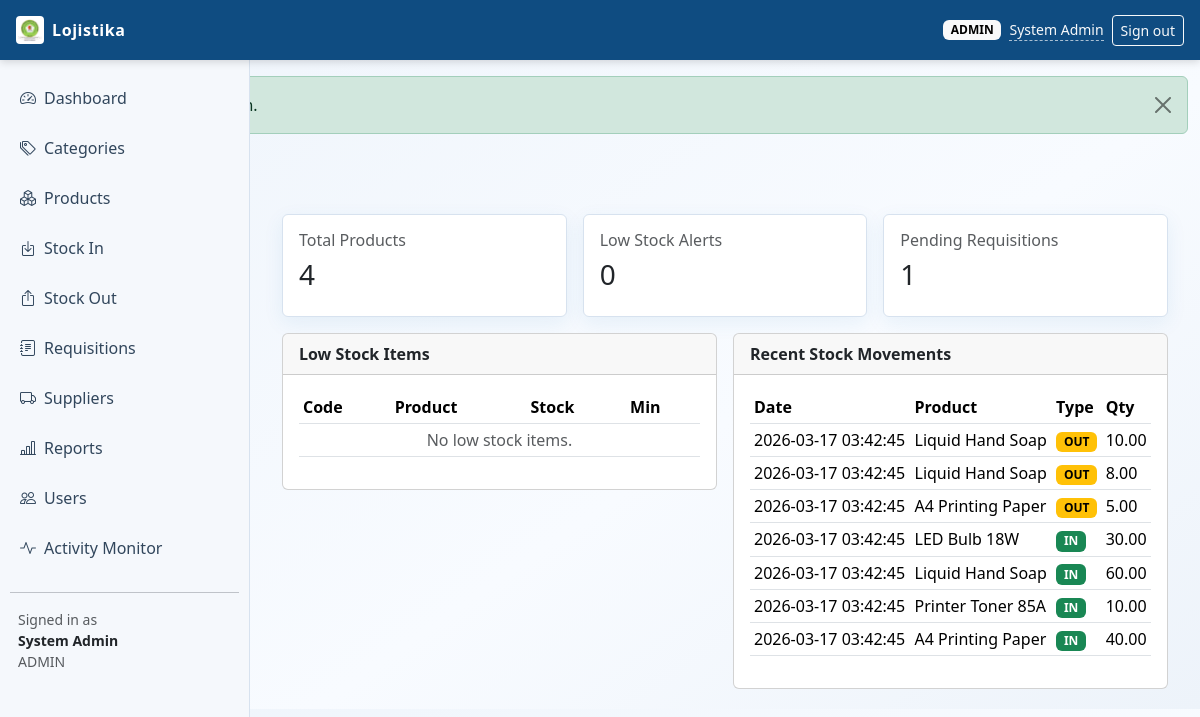
Page /index.php?page=dashboard (signed in) on the committed database.
### tables this page shows
CREATE TABLE stock_movements (
    id INT UNSIGNED AUTO_INCREMENT PRIMARY KEY,
    product_id INT UNSIGNED NOT NULL,
    movement_type ENUM('in', 'out') NOT NULL,
    quantity DECIMAL(12,2) NOT NULL,
    unit_cost DECIMAL(12,2) NOT NULL DEFAULT 0,
    reference_type ENUM('purchase', 'donation', 'adjustment', 'requisition', 'distribution', 'return') NOT NULL DEFAULT 'adjustment',
    reference_id INT UNSIGNED NULL,
    remarks VARCHAR(255) NULL,
    performed_by INT UNSIGNED NULL,
    created_at TIMESTAMP NOT NULL DEFAULT CURRENT_TIMESTAMP,
    CONSTRAINT chk_stock_movements_quantity CHECK (quantity > 0),
    CONSTRAINT fk_stock_movements_product FOREIGN KEY (product_id) REFERENCES products(id) ON DELETE RESTRICT,
    CONSTRAINT fk_stock_movements_user FOREIGN KEY (performed_by) REFERENCES users(id) ON DELETE SET NULL,
    INDEX idx_stock_movements_product_date (product_id, created_at),
    INDEX idx_stock_movements_reference (reference_type, reference_id)
);

CREATE TABLE products (
    id INT UNSIGNED AUTO_INCREMENT PRIMARY KEY,
    category_id INT UNSIGNED NOT NULL,
    supplier_id INT UNSIGNED NULL,
    code VARCHAR(50) NOT NULL,
    name VARCHAR(150) NOT NULL,
    unit ENUM('unit', 'liter', 'box', 'kg', 'pack') NOT NULL DEFAULT 'unit',
    min_stock DECIMAL(12,2) NOT NULL DEFAULT 0,
    is_active TINYINT(1) NOT NULL DEFAULT 1,
    created_by INT UNSIGNED NULL,
    updated_by INT UNSIGNED NULL,
    created_at TIMESTAMP NOT NULL DEFAULT CURRENT_TIMESTAMP,
    updated_at TIMESTAMP NOT NULL DEFAULT CURRENT_TIMESTAMP ON UPDATE CURRENT_TIMESTAMP,
    CONSTRAINT uq_products_code UNIQUE (code),
    CONSTRAINT fk_products_category FOREIGN KEY (category_id) REFERENCES categories(id) ON DELETE RESTRICT,
    CONSTRAINT fk_products_supplier FOREIGN KEY (supplier_id) REFERENCES suppliers(id) ON DELETE SET NULL,
    CONSTRAINT fk_products_created_by FOREIGN KEY (created_by) REFERENCES users(id) ON DELETE SET NULL,
    CONSTRAINT fk_products_updated_by FOREIGN KEY (updated_by) REFERENCES users(id) ON DELETE SET NULL
);

### config/helpers.php (called while the page is built, shortened)
<?php
require_once __DIR__ . '/db_connect.php';
function db(): mysqli
{
    return db_connect();
}
function h(?string $value): string
{
    return htmlspecialchars((string) $value, ENT_QUOTES, 'UTF-8');
}
function get_flash(): ?array
{
    $flash = $_SESSION['flash'];
    return $flash;
}
function current_user(): ?array
{
    return $_SESSION['user'] ?? null;
}
function has_role(array $roles): bool
{
    $user = current_user();
    return in_array($user['role'], $roles, true);
}
function app_base_path(): string
{
    $scriptName = str_replace('\\', '/', (string) ($_SERVER['SCRIPT_NAME'] ?? '/index.php'));
    $basePath = rtrim(str_replace('\\', '/', dirname($scriptName)), '/');
    return $basePath === '' ? '' : $basePath;
}
function asset_url(string $relativePath): string
{
    $cleanPath = ltrim(str_replace('\\', '/', $relativePath), '/');
    $basePath = app_base_path();
    $assetPath = $basePath . '/' . $cleanPath;
    $fullPath = dirname(__DIR__) . DIRECTORY_SEPARATOR . str_replace('/', DIRECTORY_SEPARATOR, $cleanPath);
    $version = is_file($fullPath) ? (string) filemtime($fullPath) : null;
    return $version ? $assetPath . '?v=' . rawurlencode($version) : $assetPath;
}

### config/db_connect.php (called while the page is built, shortened)
<?php
function env_value(array $keys, string $default = ''): string
{
    return $default;
}
function file_db_config(): array
{
    $filePath = __DIR__ . DIRECTORY_SEPARATOR . 'db_credentials.php';
    if (!is_file($filePath)) {
        return [];
    }
    $config = require $filePath;
    return is_array($config) ? $config : [];
}
function db_config(): array
{
    $fileConfig = file_db_config();
    return [
        'host' => env_value(['DB_HOST', 'MYSQL_HOST', 'DATABASE_HOST'], (string) ($fileConfig['host'] ?? '127.0.0.1')),
        'port' => (int) env_value(['DB_PORT', 'MYSQL_PORT', 'DATABASE_PORT'], (string) ($fileConfig['port'] ?? '3306')),
        'user' => env_value(['DB_USER', 'MYSQL_USER', 'DATABASE_USER'], (string) ($fileConfig['user'] ?? 'root')),
        'pass' => env_value(['DB_PASS', 'MYSQL_PASSWORD', 'DATABASE_PASSWORD'], (string) ($fileConfig['pass'] ?? '')),
        'name' => env_value(['DB_NAME', 'MYSQL_DATABASE', 'DATABASE_NAME'], (string) ($fileConfig['name'] ?? 'logistics_lms')),
    ];
}
function db_connect(): mysqli
{
    static $conn = null;
    if ($conn instanceof mysqli) {
        return $conn;
    }
    $cfg = db_config();
    try {
        $conn = new mysqli($cfg['host'], $cfg['user'], $cfg['pass'], $cfg['name'], $cfg['port']);
    } catch (mysqli_sql_exception $e) {
        http_response_code(500);
        if (stripos($e->getMessage(), 'Unknown database') !== false) {
            $sqlFile = dirname(__DIR__) . DIRECTORY_SEPARATOR . 'database.sql';
            $message = 'Database "' . $cfg['name'] . '" does not exist. Import the project SQL file first.';
            if (is_file($sqlFile)) {
                $message .= ' Expected file: ' . $sqlFile;
            }
            exit($message);
        }
        if (stripos($e->getMessage(), 'Access denied for user') !== false) {
            $configFile = __DIR__ . DIRECTORY_SEPARATOR . 'db_credentials.php';
            $message = 'Database login failed for user "' . $cfg['user'] . '" at host "' . $cfg['host'] . '".';
            $message .= ' Set hosting credentials via environment variables or create: ' . $configFile;
            exit($message);
        }
        exit('Database connection failed: ' . $e->getMessage());
    }
    $conn->set_charset('utf8mb4');
    return $conn;
}

### modules/dashboard/index.php (the view, shortened to what this page needs)
<?php
$sqlTotals = "SELECT
    (SELECT COUNT(*) FROM products WHERE is_active = 1) AS total_products,
    (SELECT COUNT(*) FROM requisitions WHERE status = 'pending') AS pending_requisitions";
$totals = db()->query($sqlTotals)->fetch_assoc();
$lowStockSql = "SELECT p.id, p.code, p.name, p.min_stock,
    COALESCE(SUM(CASE WHEN sm.movement_type = 'in' THEN sm.quantity ELSE -sm.quantity END), 0) AS current_stock
    FROM products p
    LEFT JOIN stock_movements sm ON sm.product_id = p.id
    WHERE p.is_active = 1
    GROUP BY p.id, p.code, p.name, p.min_stock
    HAVING current_stock <= p.min_stock
    ORDER BY current_stock ASC
    LIMIT 10";
$lowStockItems = db()->query($lowStockSql);
$recentMovementsSql = "SELECT sm.created_at, p.name AS product_name, sm.movement_type, sm.quantity, sm.reference_type, u.full_name
    FROM stock_movements sm
    INNER JOIN products p ON p.id = sm.product_id
    LEFT JOIN users u ON u.id = sm.performed_by
    ORDER BY sm.id DESC
    LIMIT 10";
$recentMovements = db()->query($recentMovementsSql);
?>
<div class="container-fluid">
    <div class="row g-3 mb-3">
        <div class="col-md-4">
            <div class="card stat-card">
                <div class="card-body">
                    <h6 class="text-muted">Total Products</h6>
                    <h3><?= (int) $totals['total_products'] ?></h3>
                </div>
            </div>
        </div>
        <div class="col-md-4">
            <div class="card stat-card">
                <div class="card-body">
                    <h6 class="text-muted">Low Stock Alerts</h6>
                    <h3><?= (int) $lowStockItems->num_rows ?></h3>
                </div>
            </div>
        </div>
        <div class="col-md-4">
            <div class="card stat-card">
                <div class="card-body">
                    <h6 class="text-muted">Pending Requisitions</h6>
                    <h3><?= (int) $totals['pending_requisitions'] ?></h3>
                </div>
            </div>
        </div>
    </div>
    <div class="row g-3">
        <div class="col-lg-6">
            <div class="card">
                <div class="card-header fw-semibold">Low Stock Items</div>
                <div class="card-body table-responsive">
                    <table class="table table-sm align-middle">
                        <thead>
                        <tr>
                            <th>Code</th>
                            <th>Product</th>
                            <th>Stock</th>
                            <th>Min</th>
                        </tr>
                        </thead>
                        <tbody>
                        <?php if ($lowStockItems->num_rows === 0): ?>
                            <tr><td colspan="4" class="text-center text-muted">No low stock items.</td></tr>
                        <?php endif; ?>
                        </tbody>
                    </table>
                </div>
            </div>
        </div>
        <div class="col-lg-6">
            <div class="card">
                <div class="card-header fw-semibold">Recent Stock Movements</div>
                <div class="card-body table-responsive">
                    <table class="table table-sm align-middle">
                        <thead>
                        <tr>
                            <th>Date</th>
                            <th>Product</th>
                            <th>Type</th>
                            <th>Qty</th>
                        </tr>
                        </thead>
                        <tbody>
                        <?php while ($row = $recentMovements->fetch_assoc()): ?>
                            <tr>
                                <td><?= h($row['created_at']) ?></td>
                                <td><?= h($row['product_name']) ?></td>
                                <td>
                                    <span class="badge <?= $row['movement_type'] === 'in' ? 'text-bg-success' : 'text-bg-warning' ?>">
                                        <?= strtoupper(h($row['movement_type'])) ?>
                                    </span>
                                </td>
                                <td><?= h((string) $row['quantity']) ?></td>
                            </tr>
                        <?php endwhile; ?>
                        </tbody>
                    </table>
                </div>
            </div>
        </div>
    </div>
</div>

### parts/header.php (shortened to what this page needs)
<?php
$flash = get_flash();
$user = current_user();
?>
<!DOCTYPE html>
<html lang="en">
<head>
    <link href="https://cdn.jsdelivr.net/npm/bootstrap@5.3.3/dist/css/bootstrap.min.css" rel="stylesheet">
    <link href="https://cdn.jsdelivr.net/npm/bootstrap-icons@1.11.3/font/bootstrap-icons.css" rel="stylesheet">
    <link href="<?= h(asset_url('assets/css/style.css')) ?>" rel="stylesheet">
</head>
<body>
    <header class="header fixed-top d-flex align-items-center justify-content-between px-3">
        <a href="index.php?page=<?= $user ? 'dashboard' : 'login' ?>"
            class="brand d-flex align-items-center text-decoration-none">
            <img src="<?= h(asset_url('assets/img/aifaesa.png')) ?>" alt="AIFAESA Logo" class="brand-logo me-2">
            <span>Lojistika</span>
        </a>
        <div class="d-flex align-items-center gap-2">
            <?php if ($user): ?>
            <span class="badge text-bg-light text-uppercase"><?= h($user['role']) ?></span>
            <a class="small text-light user-name-link" href="index.php?page=change_password" title="Change password"><?= h($user['full_name']) ?></a>
            <a class="btn btn-sm btn-outline-light" href="index.php?action=logout">Sign out</a>
            <?php else: ?>
            <span class="small text-light">Please sign in</span>
            <?php endif; ?>
        </div>
    </header>
    <?php if ($flash): ?>
    <div class="container-fluid mt-header">
        <div class="alert alert-<?= h($flash['type']) ?> alert-dismissible fade show" role="alert">
            <button type="button" class="btn-close" data-bs-dismiss="alert"></button>
        </div>
    </div>
    <?php endif; ?>

### index.php (shortened to what this page needs)
<?php
require_once __DIR__ . '/config/helpers.php';
$page = $_GET['page'] ?? '';
$target = null;
switch ($page) {
    case 'dashboard':
        $target = __DIR__ . '/modules/dashboard/index.php';
        break;
}
require __DIR__ . '/parts/header.php';
if ($page !== 'login') {
    require __DIR__ . '/parts/sidebar.php';
    echo '<main id="main" class="main">';
    if ($target && file_exists($target)) {
        require $target;
    } else {
        echo '<div class="alert alert-danger">Page not found.</div>';
    }
    echo '</main>';
}
require __DIR__ . '/parts/footer.php';

### parts/sidebar.php
<?php $user = current_user(); ?>
<?php $canManageInventory = has_role(['admin', 'warehouse']); ?>
<aside id="sidebar" class="sidebar">
    <ul class="nav flex-column">
        <li class="nav-item"><a class="nav-link" href="index.php?page=dashboard"><i class="bi bi-speedometer2 me-2"></i>Dashboard</a></li>
        <?php if ($canManageInventory): ?>
            <li class="nav-item"><a class="nav-link" href="index.php?page=categories"><i class="bi bi-tags me-2"></i>Categories</a></li>
            <li class="nav-item"><a class="nav-link" href="index.php?page=products"><i class="bi bi-boxes me-2"></i>Products</a></li>
            <li class="nav-item"><a class="nav-link" href="index.php?page=stock_in"><i class="bi bi-box-arrow-in-down me-2"></i>Stock In</a></li>
            <li class="nav-item"><a class="nav-link" href="index.php?page=stock_out"><i class="bi bi-box-arrow-up me-2"></i>Stock Out</a></li>
        <?php endif; ?>
        <li class="nav-item"><a class="nav-link" href="index.php?page=requisitions"><i class="bi bi-journal-text me-2"></i>Requisitions</a></li>
        <?php if ($canManageInventory): ?>
            <li class="nav-item"><a class="nav-link" href="index.php?page=suppliers"><i class="bi bi-truck me-2"></i>Suppliers</a></li>
            <li class="nav-item"><a class="nav-link" href="index.php?page=reports"><i class="bi bi-bar-chart-line me-2"></i>Reports</a></li>
        <?php endif; ?>
        <?php if (has_role(['admin'])): ?>
            <li class="nav-item"><a class="nav-link" href="index.php?page=users"><i class="bi bi-people me-2"></i>Users</a></li>
            <li class="nav-item"><a class="nav-link" href="index.php?page=activity_monitor"><i class="bi bi-activity me-2"></i>Activity Monitor</a></li>
        <?php endif; ?>
    </ul>
    <hr>
    <div class="px-2 small text-muted">
        Signed in as
        <div class="fw-semibold text-dark"><?= h($user['full_name'] ?? 'Unknown User') ?></div>
        <div class="text-uppercase"><?= h($user['role'] ?? 'unknown') ?></div>
    </div>
</aside>

### parts/footer.php (shortened to what this page needs)
</body>
</html>

### assets/css/style.css (style rules this page uses)
:root { --lms-header: #0f4c81; --lms-sidebar: #f5f8fc; --lms-accent: #1f6fb2; --lms-text: #1c2733; --lms-border: #d7e2ef; }
body { font-family: "Segoe UI", Tahoma, Geneva, Verdana, sans-serif; background: linear-gradient(145deg, #eef4fb 0%, #f8fbff 60%, #edf3fa 100%); color: var(--lms-text); }
.header { height: 60px; background: var(--lms-header); color: #fff; box-shadow: 0 2px 8px rgba(0, 0, 0, 0.15); z-index: 1030; }
.brand { color: #fff; font-weight: 700; letter-spacing: 0.6px; }
.user-name-link { text-decoration: none; border-bottom: 1px dashed rgba(255, 255, 255, 0.65); }
.brand-logo { width: 28px; height: 28px; object-fit: contain; border-radius: 4px; background: #fff; padding: 2px; }
.mt-header { margin-top: 76px; }
.sidebar { position: fixed; top: 60px; left: 0; bottom: 0; width: 250px; overflow-y: auto; background: var(--lms-sidebar); border-right: 1px solid var(--lms-border); padding: 16px 10px; }
.sidebar .nav-link { color: #31465c; border-radius: 8px; margin-bottom: 6px; padding: 10px; }
.main { margin-top: 60px; margin-left: 250px; padding: 20px; }
.card.stat-card { border: 1px solid var(--lms-border); box-shadow: 0 6px 20px rgba(31, 111, 178, 0.08); }
.table thead { background: #edf4fb; }

### rows in the picture
stock_movements: created_at "2026-03-17 03:42:45", product.name "Liquid Hand Soap", movement_type "OUT", quantity "10.00"
stock_movements: created_at "2026-03-17 03:42:45", product.name "Liquid Hand Soap", movement_type "OUT", quantity "8.00"
stock_movements: created_at "2026-03-17 03:42:45", product.name "A4 Printing Paper", movement_type "OUT", quantity "5.00"
stock_movements: created_at "2026-03-17 03:42:45", product.name "LED Bulb 18W", movement_type "IN", quantity "30.00"
stock_movements: created_at "2026-03-17 03:42:45", product.name "Liquid Hand Soap", movement_type "IN", quantity "60.00"
stock_movements: created_at "2026-03-17 03:42:45", product.name "Printer Toner 85A", movement_type "IN", quantity "10.00"
stock_movements: created_at "2026-03-17 03:42:45", product.name "A4 Printing Paper", movement_type "IN", quantity "40.00"

### other values in the picture
$user['role'] "ADMIN"
$user['full_name'] "System Admin"
$totals['total_products'] "4"
$lowStockItems->num_rows "0"
$totals['pending_requisitions'] "1"
